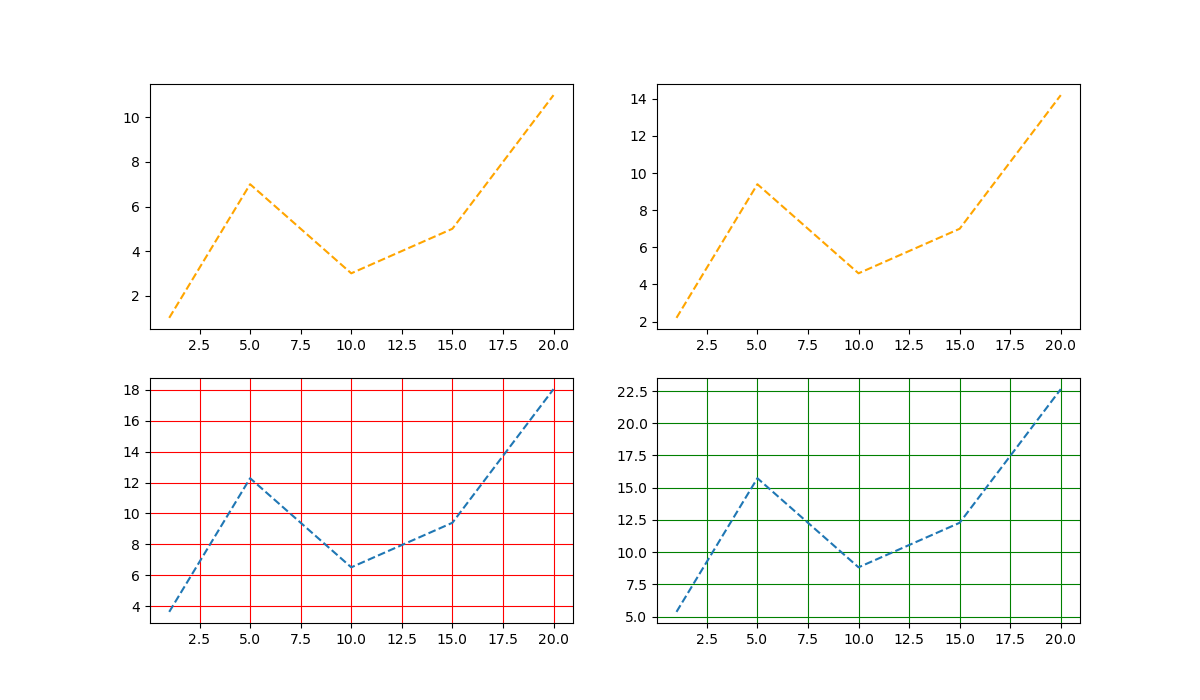

Python code for this plot:
import matplotlib.pyplot as plt

x = [1, 5, 10, 15, 20]

y1 = [1, 7, 3, 5, 11]

y2 = [i*1.2 + 1 for i in y1]
y3 = [i*1.2 + 1 for i in y2]
y4 = [i*1.2 + 1 for i in y3]

plt.figure(figsize=(12, 7))

plt.subplot(2, 2, 1)
plt.plot(x, y1, '--', color='orange')

plt.subplot(2, 2, 2)
plt.plot(x, y2, '--', color='orange')

plt.subplot(2, 2, 3)
plt.plot(x, y3, '--')

plt.grid(True, color='red')

plt.subplot(2, 2, 4)
plt.plot(x, y4, '--')

plt.grid(True, color='green')

plt.savefig("07_PLOT")

plt.show()